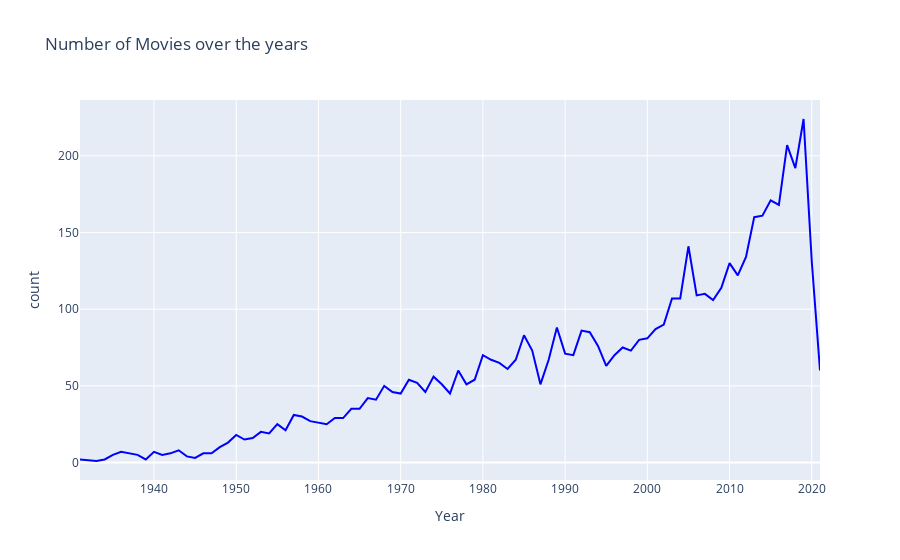

Notebook source saved alongside this figure:
### Code cell
movies_by_year = df["Year"].value_counts().reset_index().sort_values(by="Year")

iplot(px.line(data_frame=movies_by_year,x="Year",y="count",title="Number of Movies over the years",\
              color_discrete_sequence=["blue"]))

### Figure 1 — Plotly figure (JSON) as saved in the notebook; plotly's stock layout.template omitted (floating-point values rounded to 4 significant figures)
{"data": [{"hovertemplate": "Year=%{x}<br>count=%{y}<extra></extra>", "legendgroup": "", "line": {"color": "blue", "dash": "solid"}, "marker": {"symbol": "circle"}, "mode": "lines", "name": "", "orientation": "v", "showlegend": false, "type": "scatter", "x": [1931, 1933, 1934, 1935, 1936, 1937, 1938, 1939, 1940, 1941, 1942, 1943, 1944, 1945, 1946, 1947, 1948, 1949, 1950, 1951, 1952, 1953, 1954, 1955, 1956, 1957, 1958, 1959, 1960, 1961, 1962, 1963, 1964, 1965, 1966, 1967, 1968, 1969, 1970, 1971, 1972, 1973, 1974, 1975, 1976, 1977, 1978, 1979, 1980, 1981, 1982, 1983, 1984, 1985, 1986, 1987, 1988, 1989, 1990, 1991, 1992, 1993, 1994, 1995, 1996, 1997, 1998, 1999, 2000, 2001, 2002, 2003, 2004, 2005, 2006, 2007, 2008, 2009, 2010, 2011, 2012, 2013, 2014, 2015, 2016, 2017, 2018, 2019, 2020, 2021], "xaxis": "x", "y": [2, 1, 2, 5, 7, 6, 5, 2, 7, 5, 6, 8, 4, 3, 6, 6, 10, 13, 18, 15, 16, 20, 19, 25, 21, 31, 30, 27, 26, 25, 29, 29, 35, 35, 42, 41, 50, 46, 45, 54, 52, 46, 56, 51, 45, 60, 51, 54, 70, 67, 65, 61, 67, 83, 73, 51, 67, 88, 71, 70, 86, 85, 76, 63, 70, 75, 73, 80, 81, 87, 90, 107, 107, 141, 109, 110, 106, 114, 130, 122, 134, 160, 161, 171, 168, 207, 192, 224, 131, 60], "yaxis": "y"}], "layout": {"legend": {"tracegroupgap": 0}, "title": {"text": "Number of Movies over the years"}, "xaxis": {"anchor": "y", "domain": [0, 1], "title": {"text": "Year"}}, "yaxis": {"anchor": "x", "domain": [0, 1], "title": {"text": "count"}}}}
